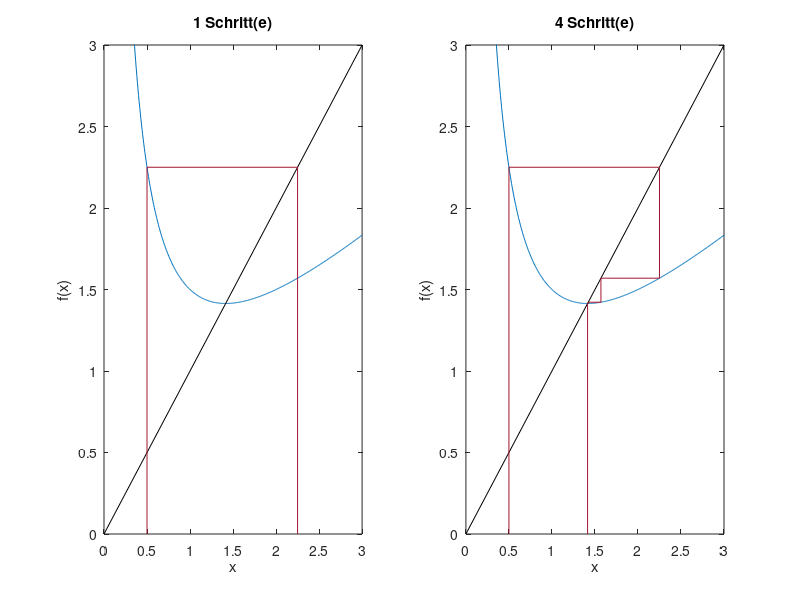

Source code (MATLAB):
% Abb. 1.8: Treppendiagramm des Heron-Verfahrens (Buch, Abschnitt 1.1, Gl. 1.4)
% x_{n+1} = (x_n + 2/x_n)/2 mit x_0 = 0.5; die Treppe läuft in den Schnittpunkt mit y = x bei sqrt(2)
% (c) 2026 Philipp Kügler · Programm zum Buch „Dynamische Systeme in den Lebenswissenschaften“ · MIT-Lizenz (siehe LICENSE)
f = @(x) 0.5 * (x + 2 ./ x);
x0 = 0.5; N = 4;

x = zeros(1, N + 1);
x(1) = x0;                               % MATLAB zählt ab 1: x(1) ist x_0
for k = 1:N
    x(k + 1) = f(x(k));
end
for k = 1:N + 1
    fprintf('x_%d = %.6f\n', k - 1, x(k));
end
fprintf('sqrt(2) = %.6f\n', sqrt(2));

rot = [0.64 0.08 0.18]; blau = [0 0.447 0.741];
xx = linspace(0.3, 3, 400);
schrittzahl = [1 N];
for p = 1:2
    subplot(1, 2, p);
    plot(xx, f(xx), 'Color', blau); hold on
    plot([0 3], [0 3], 'k-');
    s = schrittzahl(p);
    px = x(1); py = 0;                   % Treppe: senkrecht zum Graphen, waagrecht zur Winkelhalbierenden
    for k = 1:s
        px = [px x(k) x(k + 1)]; py = [py x(k + 1) x(k + 1)];
    end
    px = [px x(s + 1)]; py = [py 0];     % Wert zurück auf die x-Achse
    plot(px, py, 'Color', rot);
    hold off
    axis([0 3 0 3]); xlabel('x'); ylabel('f(x)');
    title(sprintf('%d Schritt(e)', s));
end
